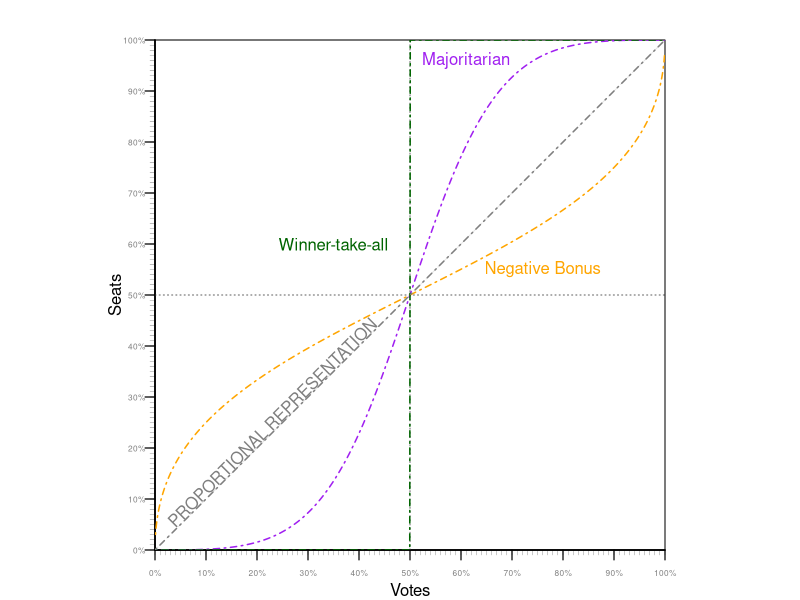
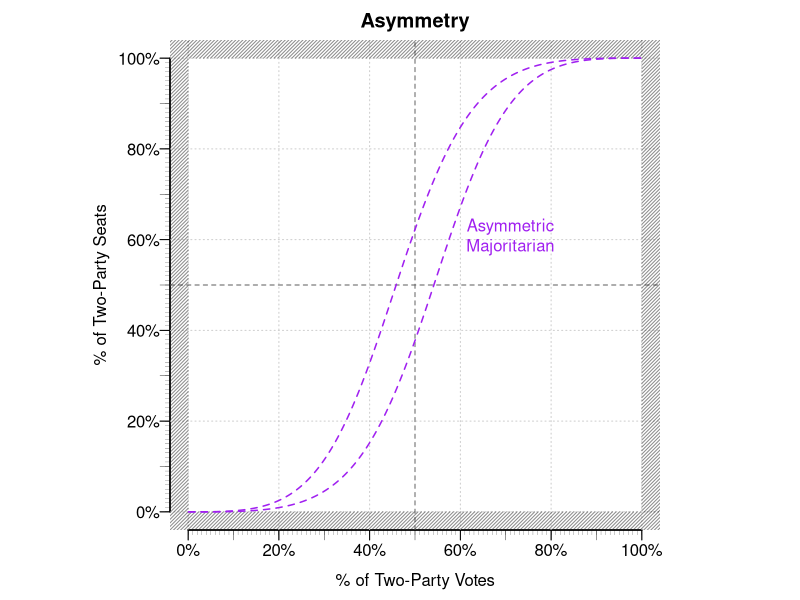

Generate these figures, in order, with R:
'seatsvotes.plot' <- function(main="", ylim=c(0,1), xlim=c(0,1), xlab="Votes", ylab="Seats", xaxis=TRUE, yaxis=TRUE, prop.line=TRUE, box=TRUE) 
	{
		par(pty="s", mar = c(2.5, 2, 2, 1), mgp = c(0.5, 0.5, 0))
		plot(1, 
		     type = "n", 
		     ylim=ylim, 
		     xlim=xlim,
		     xaxs="i",
		     yaxs="i",
		     ylab="", 
		     xlab="" , 
		     main=main, 
		     bty="n", 
		     axes=F)
			
		if (xaxis==TRUE) {
			axis(side=1, las=2, at=seq(0,1,0.1), labels=F, lwd.ticks=0.4)
			axis(side=1, las=2, at=seq(0,1,0.01), labels=F, lwd.ticks=0.2, tck=-0.01)
			axis(side=1, at=seq(0,1,0.1), labels=paste0(seq(0,100,10), "%"), cex.axis=0.5, col.axis="gray50")
			}
		if (yaxis==TRUE) {
			axis(side=2, las=2, at=seq(0,1,0.1), labels=F, lwd.ticks=0.4)
			axis(side=2, las=2, at=seq(0,1,0.01), labels=F, lwd.ticks=0.2, tck=-0.01)
			axis(side=2, las=2, at=seq(0,1,0.1), labels=paste0(seq(0,100,10), "%"), cex.axis=0.5, col.axis="gray50")
			}
	mtext(xlab, side=1, line = 1.5)
	mtext(ylab, side=2, line = 1.5)
	
		abline(v=0.5, lty=3, col="gray40")
		abline(h=0.5, lty=3, col="gray40")
	if (prop.line==TRUE) {	
		abline(0,1, lty=2, col="gray90")
		}
	if (box==TRUE) {
		box()
		}
			# rect(-.05,-.05,0,1.05, col = rgb(0.1,0.1,0.1,1/2), density=40, border = "transparent") #left
			# rect(0,0,1.05,-.05, col = rgb(0.1,0.1,0.1,1/2), density=40, border = "transparent") #bottom
			# rect(1,0,1.05,1.05, col = rgb(0.1,0.1,0.1,1/2), density=40, border = "transparent") #right
			# rect(0,1,1,1.05, col = rgb(0.1,0.1,0.1,1/2), density=40, border = "transparent") #top
	}

seatsvotes.axis <- function(xmin=0, xmax=1, ymin=0, ymax=1) {
	axis(side=1, las=2, at=seq(xmin,xmax,0.1), labels=F, lwd.ticks=0.4)
	axis(side=1, las=2, at=seq(xmin,xmax,0.01), labels=F, lwd.ticks=0.2, tck=-0.01)
	axis(side=1, at=seq(xmin,xmax,0.1), labels=paste0(seq(xmin*100,xmax*100,10), "%"), cex.axis=0.5, col.axis="gray50")
			
	axis(side=2, las=2, at=seq(ymin,ymax,0.1), labels=F, lwd.ticks=0.4)
	axis(side=2, las=2, at=seq(ymin,ymax,0.01), labels=F, lwd.ticks=0.2, tck=-0.01)
	axis(side=2, las=2, at=seq(ymin,ymax,0.1), labels=paste0(seq(ymin*100,ymax*100,10), "%"), cex.axis=0.5, col.axis="gray50")
			
	}

sv.hyp <- function(r, b, n = 1000){
  V  <- seq(from = 0.001,to = 0.999, length = n )
  LV <- log(V/(1-V))
  S  <- (1+exp(-b - r*LV))^-1

  dta <- cbind.data.frame(V,S)

  return(dta)
}

seatsvotes.plot()
majoritarian.sv.dta <- sv.hyp(r = 3, b = 0)
proporional.sv.dta  <- sv.hyp(r = 1, b = 0)
negative.dv.dta     <- sv.hyp(r = 0.50, b = 0)
winner.sv.dta       <- sv.hyp(r = 10000, b = 0)

          lines(majoritarian.sv.dta, lwd=1.5, col="purple", lty=4)
          lines(negative.dv.dta, lwd=1.5, col="orange", lty=4)
          lines(winner.sv.dta, lwd=1.5, col="dark green", lty=4)
          lines(proporional.sv.dta, lwd=1.5, col="gray50", lty=4)
               text(x =  0.23, y = 0.25, "PROPORTIONAL REPRESENTATION", srt=45, cex=1, col="gray50")
               text(x =  0.35, y = 0.60, "Winner-take-all", srt=0, cex=1, col="dark green")
               text(x =  0.61, y = 0.96, "Majoritarian", srt=0, cex=1, col="purple")
               text(x =  0.76, y = 0.55, "Negative Bonus", srt=0, cex=1, col="orange")


sv_curve <- function(s,v, lwd=2, col="gray40") {
	reg <- summary(lm(log(sv(s)) ~ log(sv(v))))
	VOTES.tmp <- seq(0,1, by=.01)
	seatvotes <- reg$coefficients[2]*log(VOTES.tmp/(1 - VOTES.tmp)) + reg$coefficients[1]
	funct2 <- function (x) exp(seatvotes) / (1 + exp(seatvotes)) 
	plot(funct2, from=0.0, to=1, add=TRUE, lwd=lwd, col=col)

	## redraw so actual results on top
	#v.tmp <- round(mean.w(VOTES, POP), 3)
	#s.tmp <- round(sum(find.winner(VOTES) * SEATS)/sum(SEATS), 3)
	#points(v.tmp,s.tmp, cex=2, col="gray10", pch=19)
	#points(v.tmp,s.tmp, cex=.75, col="gray60", pch=15)
	#text(v.tmp,s.tmp, "Actual Election Results", cex=.6, pos=4)
	text(.23,.25, "PROPORTIONAL REPRESENTATION", srt=45, cex=.5, col="gray50")
	}
	


sv_hyp_plot <- function(r, b, n = 1000){
			  V  <- seq(from = 0.001,to = 0.999, length = n )
			  LV <- log(V/(1-V))
			  S  <- (1+exp(-b - r*LV))^-1
			  
			  dta <- cbind.data.frame(V,S)
			  
			  return(dta)
			}
# Examples
# svg("/Users/user/Downloads/asymmetry.svg", width=10, height=6)
				majoritarian.sv.dta <- sv.hyp(r = 3, b = 0.5)
				majoritarian.sv.dta2 <- sv.hyp(r = 3, b = -0.5)
					
					par(pty="s", mar=c(3.5,2.5,2,1))
					plot(0,0, ylim=c(0,1), xlim=c(0,1), type="p", pch=19, col="#FFFFFF", main="Asymmetry", xlab="", ylab="", bty="n", axes=F)
						axis(side=1, las=2, at=seq(0,1,0.1), labels=F, lwd.ticks=0.4)
						axis(side=1, las=2, at=seq(0,1,0.01), labels=F, lwd.ticks=0.2, tck=-0.01)
						axis(side=1, at=seq(0, 1, 0.2), labels=c("0%", "20%", "40%", "60%", "80%", "100%"))

						axis(side=2, las=2, at=seq(0,1,0.1), labels=F, lwd.ticks=0.4)
						axis(side=2, las=2, at=seq(0,1,0.01), labels=F, lwd.ticks=0.2, tck=-0.01)
						axis(side=2, las=2, at=seq(0,1, 0.2), labels=c("0%", "20%", "40%", "60%", "80%", "100%"))

							abline(v=seq(0,1,0.2), lty=3, col="gray80")
							abline(h=seq(0,1,0.2), lty=3, col="gray80")
							abline(v=0.5, lty=2, col="gray40")
							abline(h=0.5, lty=2, col="gray40")
							rect(-.05,-.05,0,1.05, col = rgb(0.1,0.1,0.1,1/2), density=40, border = "transparent") #left
							rect(0,0,1.05,-.05, col = rgb(0.1,0.1,0.1,1/2), density=40, border = "transparent") #bottom
							rect(1,0,1.05,1.05, col = rgb(0.1,0.1,0.1,1/2), density=40, border = "transparent") #right
							rect(0,1,1,1.05, col = rgb(0.1,0.1,0.1,1/2), density=40, border = "transparent") #top


							lines(majoritarian.sv.dta, lwd=1.5, col="purple", lty=2)
							lines(majoritarian.sv.dta2, lwd=1.5, col="purple", lty=2)
	
					text(x =  0.71, y = 0.61, "Asymmetric\nMajoritarian", srt=0, cex=1, col="purple")

						mtext(side=1, line=2, "% of Two-Party Votes", cex=1)
						mtext(side=2, line=3, "% of Two-Party Seats", cex=1)

# dev.off() 

	
